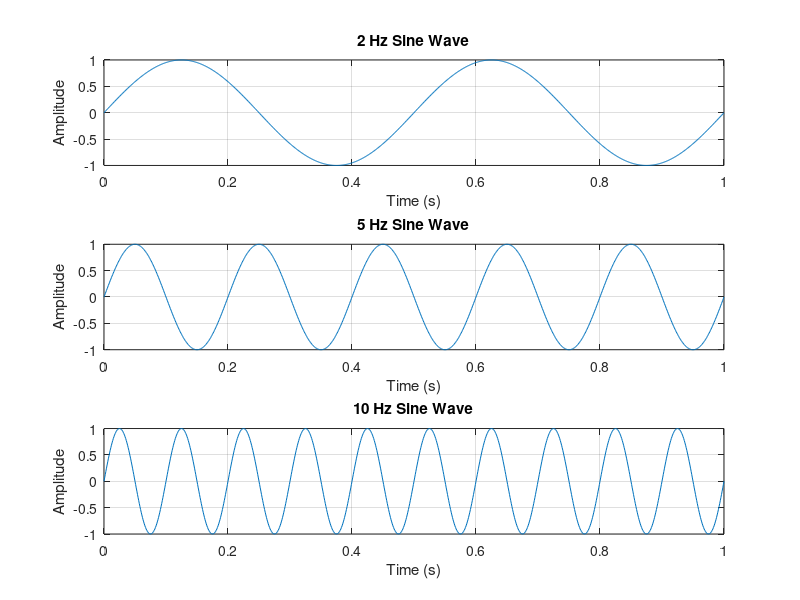
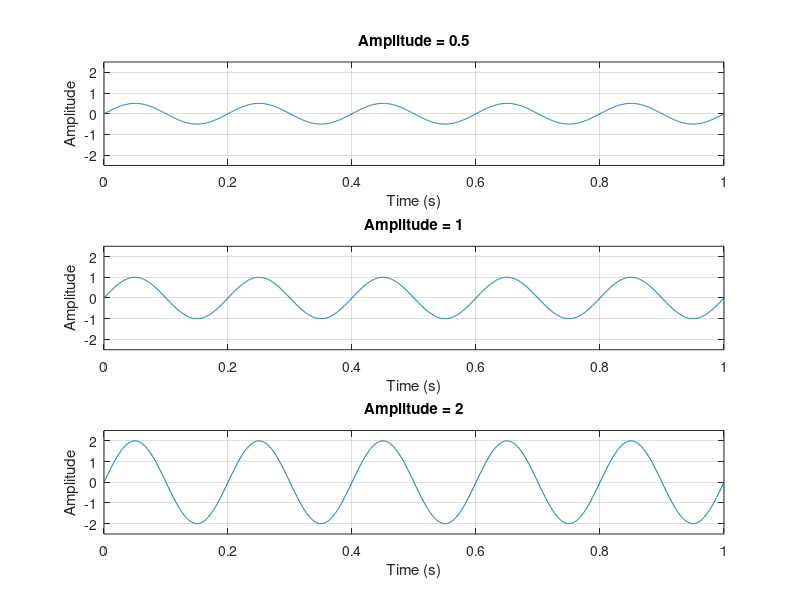
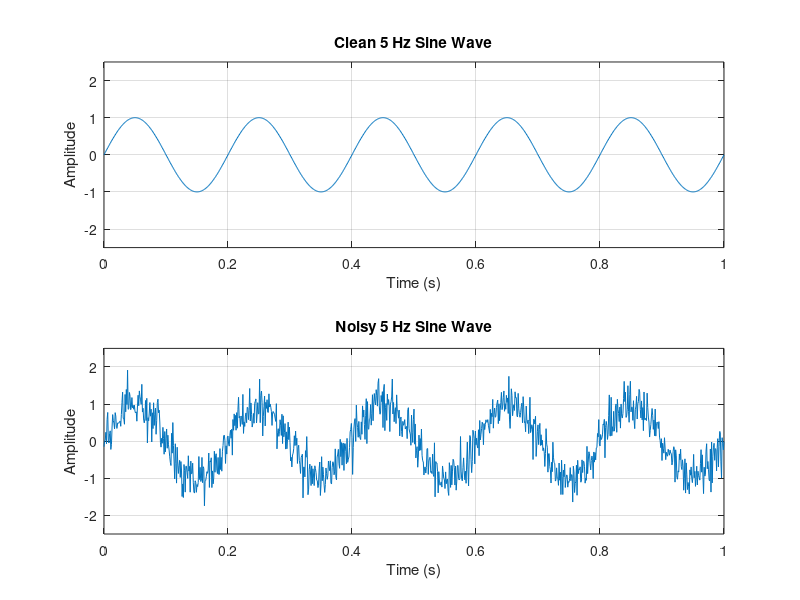
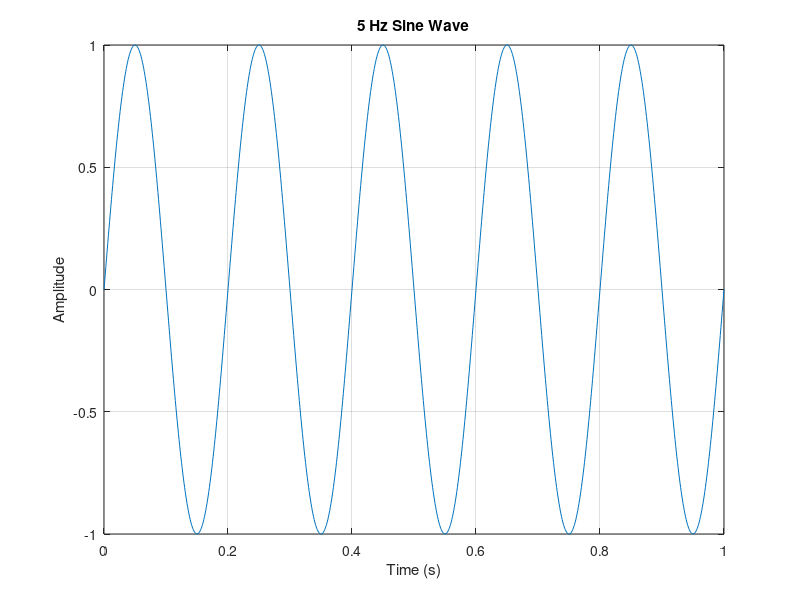

These charts were generated, in order, by the following MATLAB code:
clear; clc; close all;

% Time vector (1 second duration)
t = 0:0.001:1;

%% Task 1: Create a Sine Wave
y1 = 1 * sin(2*pi*5*t);

figure;
plot(t, y1);
title('5 Hz Sine Wave');
xlabel('Time (s)');
ylabel('Amplitude');
grid on;

%% Task 2: Compare Different Frequencies
y_2Hz = sin(2*pi*2*t);
y_5Hz = sin(2*pi*5*t);
y_10Hz = sin(2*pi*10*t);

figure;
subplot(3,1,1);
plot(t, y_2Hz);
title('2 Hz Sine Wave');
xlabel('Time (s)');
ylabel('Amplitude');
grid on;

subplot(3,1,2);
plot(t, y_5Hz);
title('5 Hz Sine Wave');
xlabel('Time (s)');
ylabel('Amplitude');
grid on;

subplot(3,1,3);
plot(t, y_10Hz);
title('10 Hz Sine Wave');
xlabel('Time (s)');
ylabel('Amplitude');
grid on;

saveas(gcf, 'frequency_comparison.png');

%% Task 3: Compare Different Amplitudes
y_amp05 = 0.5 * sin(2*pi*5*t);
y_amp1 = 1 * sin(2*pi*5*t);
y_amp2 = 2 * sin(2*pi*5*t);

figure;
subplot(3,1,1);
plot(t, y_amp05);
title('Amplitude = 0.5');
xlabel('Time (s)');
ylabel('Amplitude');
ylim([-2.5 2.5]);
grid on;

subplot(3,1,2);
plot(t, y_amp1);
title('Amplitude = 1');
xlabel('Time (s)');
ylabel('Amplitude');
ylim([-2.5 2.5]);
grid on;

subplot(3,1,3);
plot(t, y_amp2);
title('Amplitude = 2');
xlabel('Time (s)');
ylabel('Amplitude');
ylim([-2.5 2.5]);
grid on;

saveas(gcf, 'amplitude_comparison.png');

%% Task 4: Add Noise (Modified from Copilot)
cleanSignal = sin(2*pi*5*t);                     % 5 Hz sine wave
noisySignal = cleanSignal + 0.3*randn(size(t));  % Modified noise scale from 0.5 to 0.3

figure;
subplot(2,1,1);
plot(t, cleanSignal);
title('Clean 5 Hz Sine Wave');
xlabel('Time (s)');
ylabel('Amplitude');
ylim([-2.5 2.5]);                                % Added matching Y-axis limit
grid on;

subplot(2,1,2);
plot(t, noisySignal);
title('Noisy 5 Hz Sine Wave');
xlabel('Time (s)');
ylabel('Amplitude');
ylim([-2.5 2.5]);                                % Added matching Y-axis limit
grid on;

saveas(gcf, 'clean_vs_noisy_signal.png');        % Added save command for Task 5
